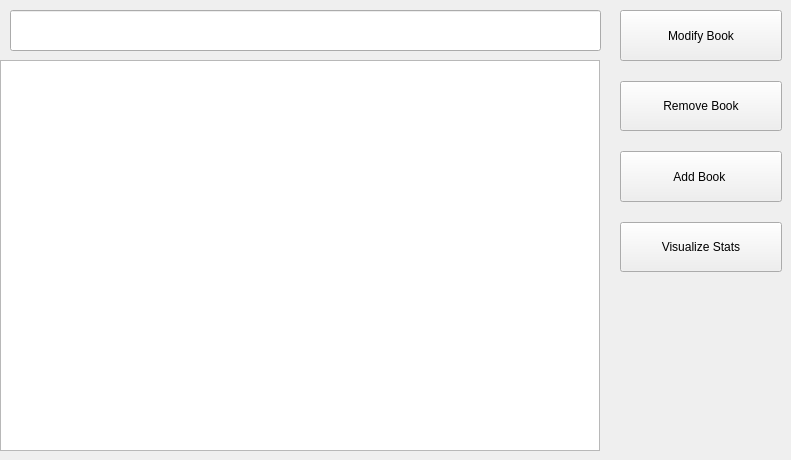
      <widget class="QWidget" name="list_books_tab">
       <attribute name="title">
        <string>Book Management</string>
       </attribute>
       <widget class="QWidget" name="verticalLayoutWidget_2">
        <property name="geometry">
         <rect>
          <x>620</x>
          <y>10</y>
          <width>162</width>
          <height>262</height>
         </rect>
        </property>
        <layout class="QVBoxLayout" name="verticalLayout">
         <property name="spacing">
          <number>20</number>
         </property>
         <item>
          <widget class="QPushButton" name="Pbutton_book_modify_admin">
           <property name="sizePolicy">
            <sizepolicy hsizetype="Expanding" vsizetype="Expanding">
             <horstretch>0</horstretch>
             <verstretch>0</verstretch>
            </sizepolicy>
           </property>
           <property name="minimumSize">
            <size>
             <width>160</width>
             <height>50</height>
            </size>
           </property>
           <property name="styleSheet">
            <string notr="true"/>
           </property>
           <property name="text">
            <string>Modify Book</string>
           </property>
          </widget>
         </item>
         <item>
          <widget class="QPushButton" name="Pbutton_book_remove_admin">
           <property name="sizePolicy">
            <sizepolicy hsizetype="Expanding" vsizetype="Expanding">
             <horstretch>0</horstretch>
             <verstretch>0</verstretch>
            </sizepolicy>
           </property>
           <property name="minimumSize">
            <size>
             <width>160</width>
             <height>50</height>
            </size>
           </property>
           <property name="styleSheet">
            <string notr="true"/>
           </property>
           <property name="text">
            <string>Remove Book</string>
           </property>
          </widget>
         </item>
         <item>
          <widget class="QPushButton" name="Pbutton_bood_add_admin">
           <property name="sizePolicy">
            <sizepolicy hsizetype="Expanding" vsizetype="Expanding">
             <horstretch>0</horstretch>
             <verstretch>0</verstretch>
            </sizepolicy>
           </property>
           <property name="minimumSize">
            <size>
             <width>160</width>
             <height>50</height>
            </size>
           </property>
           <property name="styleSheet">
            <string notr="true"/>
           </property>
           <property name="text">
            <string>Add Book </string>
           </property>
          </widget>
         </item>
         <item>
          <widget class="QPushButton" name="Pbutton_visualize_stats_book_admin">
           <property name="sizePolicy">
            <sizepolicy hsizetype="Expanding" vsizetype="Expanding">
             <horstretch>0</horstretch>
             <verstretch>0</verstretch>
            </sizepolicy>
           </property>
           <property name="minimumSize">
            <size>
             <width>160</width>
             <height>50</height>
            </size>
           </property>
           <property name="styleSheet">
            <string notr="true"/>
           </property>
           <property name="text">
            <string>Visualize Stats</string>
           </property>
          </widget>
         </item>
        </layout>
       </widget>
       <widget class="QTableWidget" name="table_books_admin">
        <property name="geometry">
         <rect>
          <x>0</x>
          <y>60</y>
          <width>600</width>
          <height>391</height>
         </rect>
        </property>
        <property name="styleSheet">
         <string notr="true"/>
        </property>
        <property name="columnCount">
         <number>0</number>
        </property>
        <attribute name="horizontalHeaderDefaultSectionSize">
         <number>100</number>
        </attribute>
        <attribute name="horizontalHeaderStretchLastSection">
         <bool>true</bool>
        </attribute>
       </widget>
       <widget class="QLineEdit" name="Line_search_book_admin">
        <property name="geometry">
         <rect>
          <x>10</x>
          <y>10</y>
          <width>591</width>
          <height>41</height>
         </rect>
        </property>
       </widget>
      </widget>
